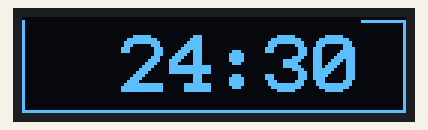
A sketch run on a simulated Arduino Uno, built with avr-gcc and run on an emulated ATmega328P. On the bench: 128×32 one-colour display. The local clock reads 2024-03-15 10:24:30 at power-on unless the sketch sets it; what the sketch prints to the serial monitor is not drawn.

Above: at 0.15 s.
At 5.73 s:
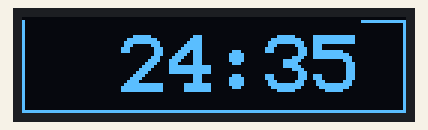
At 9.7 s:
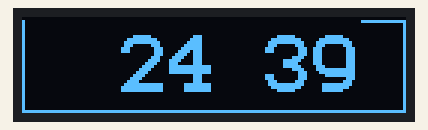
At 19.97 s:
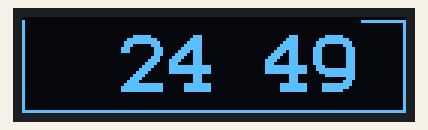
At 29.91 s:
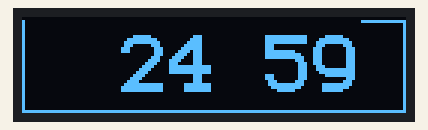
At 39.78 s:
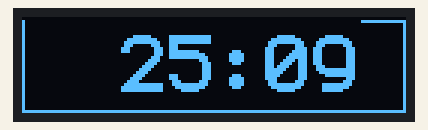

The sketch:

minutesecond_frame.ino
```cpp
#include <RTClib.h>
#include <Wire.h>
#include <U8g2lib.h>

char s[8];
//char t[32];
RTC_DS3231 RTC;
U8G2_SSD1306_128X32_UNIVISION_F_HW_I2C u8g2(U8G2_R0, /* reset=*/ U8X8_PIN_NONE); //STM32F103C8T6(BlackPill) and DSDtech I2C

void setup() {
  Serial.begin(9600);
  Wire.begin();
  RTC.begin();
  u8g2.begin();
  /*RTC.adjust(DateTime(F(__DATE__),F(__TIME__)));
    rtc.adjust(DateTime(2020, 5, 14, 9, 27, 0));
    to set time on boot
  */
  #define timestr " DATE  TIME"
}

void loop() {
//this part for display nowtime on serialmonitor
  DateTime now = RTC.now();
  //sprintf(t, " %02d/%02d %02d:%02d:%02d",  now.month(), now.day(), now.hour(), now.minute(), now.second());

  Serial.print(F("Date/Time: "));
  //Serial.println(t);

//this part for display nowtime on LCD
  sprintf(s, "  %02d:%02d",  now.minute(), now.second());
  u8g2.clearBuffer();                   // clear the internal memory
  u8g2.setFont(u8g2_font_profont29_mn);  // choose a suitable font  u8g2_font_8x13_tf
  u8g2.drawFrame(0,1,128,31);
  u8g2.drawStr(1,25,s); // write time
  u8g2.sendBuffer();
  delay(100);
  u8g2.clearBuffer();
  u8g2.drawFrame(0,1,128,31);
  sprintf(s, "  %02d %02d",  now.minute(), now.second());
  u8g2.drawStr(1,25,s); // write time
  u8g2.sendBuffer();
  delay(100);
}
```
